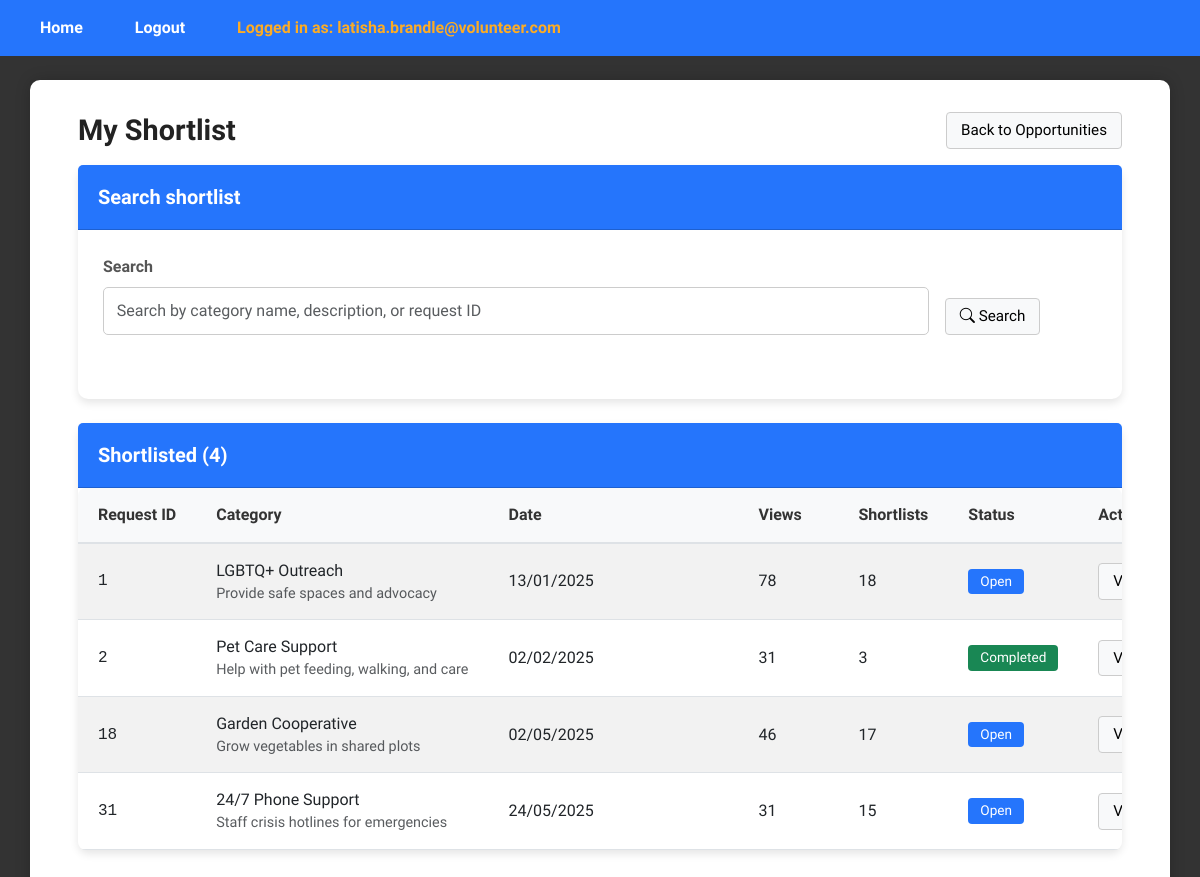
The app's page /ViewShortlistOpportunitiesPage (signed in) with its own data.
### tables this page shows
CREATE TABLE request (
    request_id INTEGER PRIMARY KEY AUTOINCREMENT,
    pin_user_id INT,
    csrrep_user_id INT DEFAULT NULL,
    category_id INT,
    request_status BOOLEAN, --0 means uncompleted, 1 means completed
    request_date DATETIME,
    request_view_count INT,
    request_shortlist_count INT,
    FOREIGN KEY (pin_user_id) REFERENCES user(user_id),
    FOREIGN KEY (csrrep_user_id) REFERENCES user(user_id),
    FOREIGN KEY (category_id) REFERENCES category(category_id)
);

CREATE TABLE category (
    category_id INTEGER PRIMARY KEY AUTOINCREMENT,
    category_name VARCHAR(30),
    category_desc TEXT
);

### app.py (the view)
@app.route("/ViewShortlistOpportunitiesPage", methods=["GET", "POST"])
def viewShortlistOpportunitiesPage():
    if 'email' not in session:
        return redirect(url_for('login'))
    if session['role_id'] != 4:  # Assuming CSR Rep
        return redirect(url_for('login'))
    print(session['user_id'])
    view_controller = ViewShortlistController()
    shortlist = view_controller.viewShortlist(session['user_id'])
    search_controller = SearchShortlistController()
    shortlist_keyword = (request.args.get('shortlist_keyword') or "").strip()
    if shortlist_keyword:
        shortlist = search_controller.searchShortlist(session['user_id'] ,shortlist_keyword)
    return render_template("csr/ViewShortlistOpportunitiesPage.html", shortlist=shortlist , shortlist_keyword=shortlist_keyword)

### controllers/csrrep/ViewShortlistController.py (called while the page is built)
    def viewShortlist(self, csrrep_user_id):
        request = Request()
        return request.viewShortlist(csrrep_user_id)

### database/database_management.py (called while the page is built)
def dbConnection():
    return sqlite3.connect("database/volunteer_system.db")

### entities/Request.py (called while the page is built)
    def viewShortlist(self, csrrep_user_id):
        conn = database_management.dbConnection()
        conn.row_factory = sqlite3.Row
        cursor = conn.cursor()
        cursor.execute("""
            SELECT
                r.request_id,
                r.request_date,
                r.request_view_count,
                r.request_shortlist_count,
                r.request_status,
                r.category_id,
                c.category_name,
                c.category_desc
            FROM shortlist s
            JOIN request r ON r.request_id = s.request_id
            JOIN category c ON c.category_id = r.category_id
            WHERE s.user_id = ?
        """, (csrrep_user_id,))
        rows = cursor.fetchall()
        conn.close()
        return [Request(**dict(row)) for row in rows] if rows else []

### templates/csr/ViewShortlistOpportunitiesPage.html (shortened to what this page needs)
{% extends "layout.html" %}
{% block content %}
<div class="dashboard-wrapper">
  <div class="dashboard-container">
    <div class="d-flex justify-content-between align-items-center mb-3">
      <h1 class="m-0">My Shortlist</h1>
      <div class="d-flex gap-2 align-items-center">
        <a href="{{ url_for('viewOpportunitiesPage') }}" class="plain-btn">Back to Opportunities</a>
      </div>
    </div>
    <form class="card mb-4" method="get" action="{{ url_for('viewShortlistOpportunitiesPage') }}">
      <div class="card-header">
        <h5 class="m-0">Search shortlist</h5>
      </div>
      <div class="card-body row g-3">
        <div class="col-md-10">
          <label class="form-label">Search</label>
          <input name="shortlist_keyword"
                  id="shortlistKeywordInput"
                 type="text"
                 class="form-control"
                 value="{{ request.args.get('shortlist_keyword', '') }}"
                 placeholder="Search by category name, description, or request ID">
        </div>
        <div class="col-md-2 d-flex align-items-end">
          <button class="plain-btn" type="submit">
            <i class="bi bi-search"></i> Search
          </button>
        </div>
      </div>
    </form>
    {% if not shortlist %}
      <div class="card">
        <div class="card-body">
          <p class="m-0">Your shortlist is empty.</p>
        </div>
      </div>
    {% else %}
      <div class="card">
        <div class="card-header d-flex justify-content-between align-items-center">
          <h5 class="m-0">Shortlisted ({{ shortlist|length }})</h5>
        </div>
        <div class="card-body p-0">
          <div class="table-responsive">
            <table class="table table-striped table-hover m-0 align-middle">
              <thead class="table-light">
                <tr>
                  <th style="width: 100px;">Request ID</th>
                  <th>Category</th>
                  <th style="width: 160px;">Date</th>
                  <th style="width: 110px;">Views</th>
                  <th style="width: 130px;">Shortlists</th>
                  <th style="width: 120px;">Status</th>
                  <th style="width: 260px;">Actions</th>
                </tr>
              </thead>
              <tbody>
                {% for r in shortlist %}
                <tr>
                  <td class="text-monospace">{{ r.request_id }}</td>
                  <td>
                    {% if r.category_name %}
                      {{ r.category_name }}
                      {% if r.category_desc %}
                        <div class="text-muted" style="font-size:.9rem;">{{ r.category_desc }}</div>
                      {% endif %}
                    {% else %}
                      Category {{ r.category_id }}
                    {% endif %}
                  </td>
                  <td>{{ r.request_date }}</td>
                  <td>{{ r.request_view_count if r.request_view_count is not none else 0 }}</td>
                  <td>{{ r.request_shortlist_count if r.request_shortlist_count is not none else 0 }}</td>
                  <td>
                    {% if r.request_status in (1, True, '1', 'true', 'True') %}
                      <span class="badge bg-success">Completed</span>
                    {% else %}
                      <span class="badge bg-platform-manager">Open</span>
                    {% endif %}
                  </td>
                  <td>
                    <div class="btn-toolbar" role="toolbar" style="gap:8px; flex-wrap:wrap;">
                      <a class="plain-btn" href="{{ url_for('viewOpportunitiesDetailsPage', request_id=r.request_id) }}">View Details</a>
                    </div>
                  </td>
                </tr>
                {% endfor %}
              </tbody>
            </table>
          </div>
        </div>
      </div>
    {% endif %}
  </div>
</div>
{% endblock %}

### static/css/styles.css (style rules this page uses)
body { font-family: "Stack Sans Headline", system-ui, 'Trebuchet MS', "Segoe UI", Geneva, Verdana, sans-serif; background: #333; color: #333; margin: 0; padding: 0; min-height: 100vh; }
h1 { text-align: center; margin-bottom: 1.5rem; color: #222; font-weight: 700; font-size: 1.8rem; }
form div { margin-bottom: 1.2rem; }
label { display: block; margin-bottom: 0.4rem; font-weight: 600; color: #555; }
input[type="email"], input[type="password"], input[type="text"] { width: 100%; padding: 0.7rem 0.8rem; border-radius: 5px; border: 1.5px solid #ccc; font-size: 1rem; transition: border-color 0.3s ease; box-sizing: border-box; }
.card { box-shadow: 0 4px 8px rgba(0,0,0,0.1); border-radius: 10px; border: none; margin-bottom: 30px; background: #fff; }
.card-header { background-color: #2575fc; color: white; padding: 20px; border-radius: 10px 10px 0 0; font-size: 1.2rem; }
.card-header h5 { margin: 0; font-weight: 600; }
.card-body { padding: 25px; }
.table-responsive { border-radius: 8px; overflow-x: auto; }
.table { margin-bottom: 0; width: 100%; border-collapse: collapse; table-layout: auto; }
.table thead th { padding: 15px 20px; font-weight: 600; border-bottom: 2px solid #dee2e6; white-space: nowrap; background-color: #f8f9fa; color: #333; text-align: left; }
.table tbody td { padding: 15px 20px; vertical-align: middle; border-bottom: 1px solid #dee2e6; white-space: nowrap; }
.table-striped tbody tr:nth-of-type(odd) { background-color: rgba(0,0,0,0.02); }
.table th, .table td { min-width: 100px; }
.table th:first-child, .table td:first-child { min-width: 30px; }
.table th:nth-child(2), .table td:nth-child(2) { min-width: 180px; }
.table th:nth-child(3), .table td:nth-child(3) { min-width: 250px; }
.badge { font-size: 0.85em; padding: 6px 12px; font-weight: 500; border-radius: 4px; display: inline-block; }
.badge.bg-platform-manager { background-color: #2575fc; color: white; }
.plain-btn { background-color: #f8f9fa; border: 1px solid #ccc; color: #000; padding: 6px 14px; border-radius: 4px; font-size: 0.95rem; font-weight: 500; cursor: pointer; text-decoration: none; display: inline-block; transition: background-color 0.2s ease, border-color 0.2s ease; }

### templates/csr/ViewShortlistOpportunitiesPage.html (style rules this page uses)
.text-monospace { font-family:ui-monospace, SFMono-Regular, Menlo, Monaco, Consolas,"Liberation Mono","Courier New",monospace }
.badge.bg-success { background:#28a745;color:#fff }
.badge.bg-platform-manager { background:#2575fc;color:#fff }

### records on screen
request: request_id "1", category_name "LGBTQ+ Outreach", category_desc "Provide safe spaces and advocacy", request_date "13/01/2025", request_view_count "78", request_shortlist_count "18", request_status "Open"
request: request_id "2", category_name "Pet Care Support", category_desc "Help with pet feeding, walking, and care", request_date "02/02/2025", request_view_count "31", request_shortlist_count "3", request_status "Completed"
request: request_id "18", category_name "Garden Cooperative", category_desc "Grow vegetables in shared plots", request_date "02/05/2025", request_view_count "46", request_shortlist_count "17", request_status "Open"
request: request_id "31", category_name "24/7 Phone Support", category_desc "Staff crisis hotlines for emergencies", request_date "24/05/2025", request_view_count "31", request_shortlist_count "15", request_status "Open"

### other values on screen
{{ session.email }} "latisha.brandle@volunteer.com"
{{ shortlist|length }} "4"
